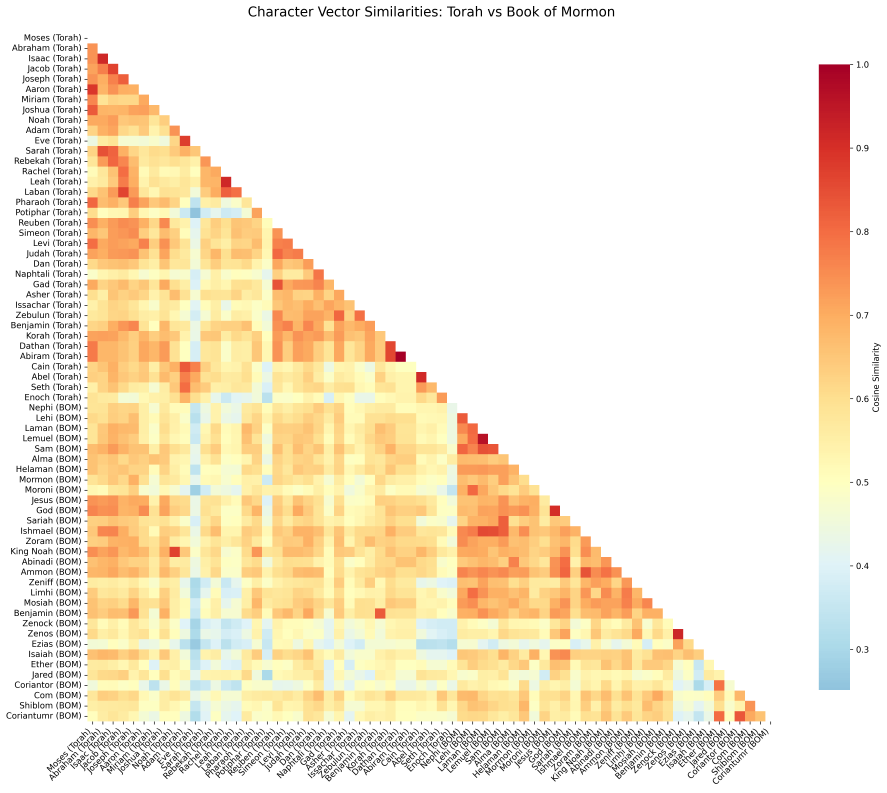
#> input picture character_similarity_heatmap.png, 4434 x 3963 px (shown at 1/5 size)
$ python -i mathematical_stylometric_profiler.py   (imports and definitions only)
#> lines starting #> are read from the running program, lines starting #| are printed output that depends on the picture
#!/usr/bin/env python3
"""
Mathematical Stylometric Profiler for Documentary Hypothesis Sources

This script creates purely mathematical profiles for each Documentary Hypothesis source (J, E, P, R)
based on word frequency distributions, n-gram patterns, and statistical measures of language usage.

Key Features:
- Word frequency analysis (unigrams, bigrams, trigrams)
- Function word signatures
- Syntactic pattern analysis
- Mathematical distance metrics (KL divergence, JS distance, cosine similarity)
- Comparison of BOM authors using statistical similarity

Mathematical Approach:
- No semantic embeddings (pure statistics)
- Reproducible quantitative measurements
- Stylometric fingerprinting
"""

import numpy as np
import pandas as pd
from typing import Dict, List, Optional, Tuple, Any, Counter as CounterType
from qdrant_client import QdrantClient
from qdrant_client.models import Filter, FieldCondition, MatchValue
from collections import Counter, defaultdict
import matplotlib.pyplot as plt
import seaborn as sns
from tqdm import tqdm
import os
import re
import json
from pathlib import Path
from math import log, sqrt
from itertools import islice

# KJV-specific function words (most common in biblical text)
KJV_FUNCTION_WORDS = [
    'the', 'and', 'of', 'to', 'in', 'that', 'it', 'with', 'as', 'he', 'was', 'for',
    'on', 'are', 'by', 'had', 'you', 'not', 'be', 'his', 'they', 'this', 'have',
    'from', 'or', 'one', 'all', 'will', 'there', 'said', 'who', 'each', 'which',
    'their', 'time', 'if', 'them', 'no', 'so', 'when', 'what', 'out', 'up',
    'then', 'made', 'about', 'did', 'these', 'would', 'her', 'can', 'only',
    'some', 'could', 'other', 'into', 'than', 'were', 'now', 'him', 'people'
]

# KJV archaic/specific words
KJV_ARCHAIC_WORDS = [
    'thou', 'thee', 'thy', 'thine', 'thou', 'doth', 'hast', 'hath', 'shalt',
    'wilt', 'art', 'wert', 'behold', 'lo', 'unto', 'hither', 'thither',
    'whither', 'hence', 'thence', 'whence', 'wherefore', 'therefore',
    'nevertheless', 'moreover', 'furthermore', 'likewise', 'also'
]

# Punctuation marks to analyze
PUNCTUATION_MARKS = '.,;:!?()[]{}"\'—–'

class MathematicalStylometricProfiler:
    """Create mathematical profiles for sources using statistical analysis."""

    def __init__(self, qdrant_url: str = "http://localhost:6333", collection_name: str = "kjv_sources"):
        self.qdrant_url = qdrant_url
        self.collection_name = collection_name
        self.client = QdrantClient(url=qdrant_url)

        # Create results directory
        self.results_dir = Path("mathematical_stylometric_results")
        self.results_dir.mkdir(exist_ok=True)

        # Initialize profiles
        self.source_profiles = {}
        self.source_texts = {}

    # [568 lines left out: functions preprocess_text, extract_source_texts, create_word_frequency_profile, create_ngram_profile, create_syntactic_profile, create_source_profile and 10 more, not called in this run]


# [2 lines not run here, left out]

>>> import cv2
>>> picture = cv2.imread('character_similarity_heatmap.png', cv2.IMREAD_GRAYSCALE)
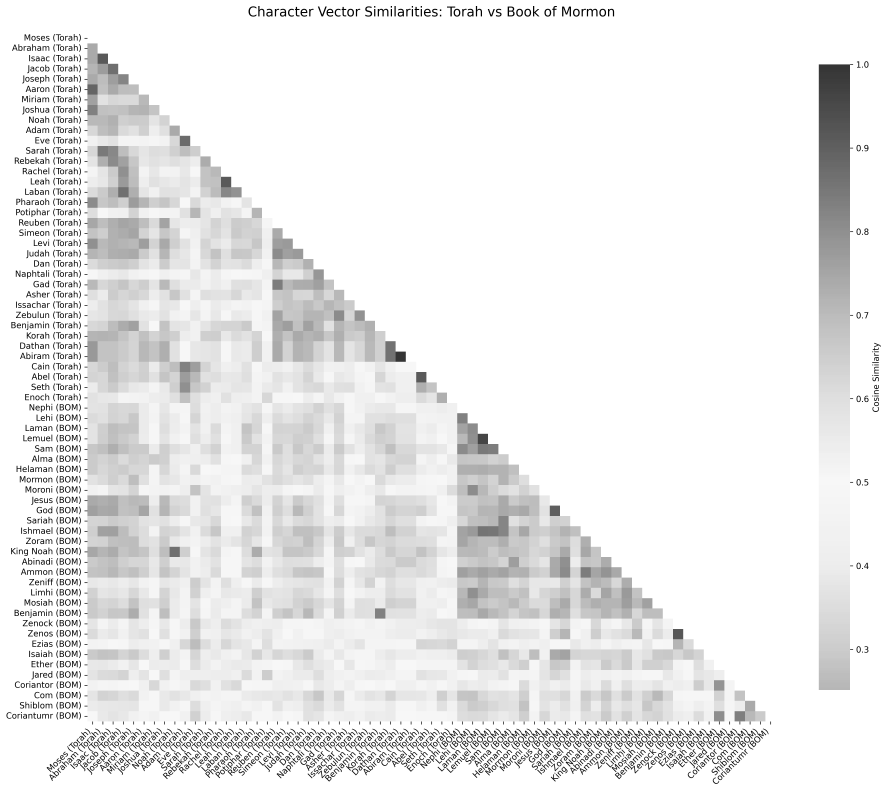
#> picture: shape (3963, 4434) (shown at 1/5 size); min 0, max 255, mean 235.4
>>> result = MathematicalStylometricProfiler().create_source_profile(picture)
#> (the run stopped early here; a loop or call above may not have finished)

$ run again, on semantic_categories_heatmap.png
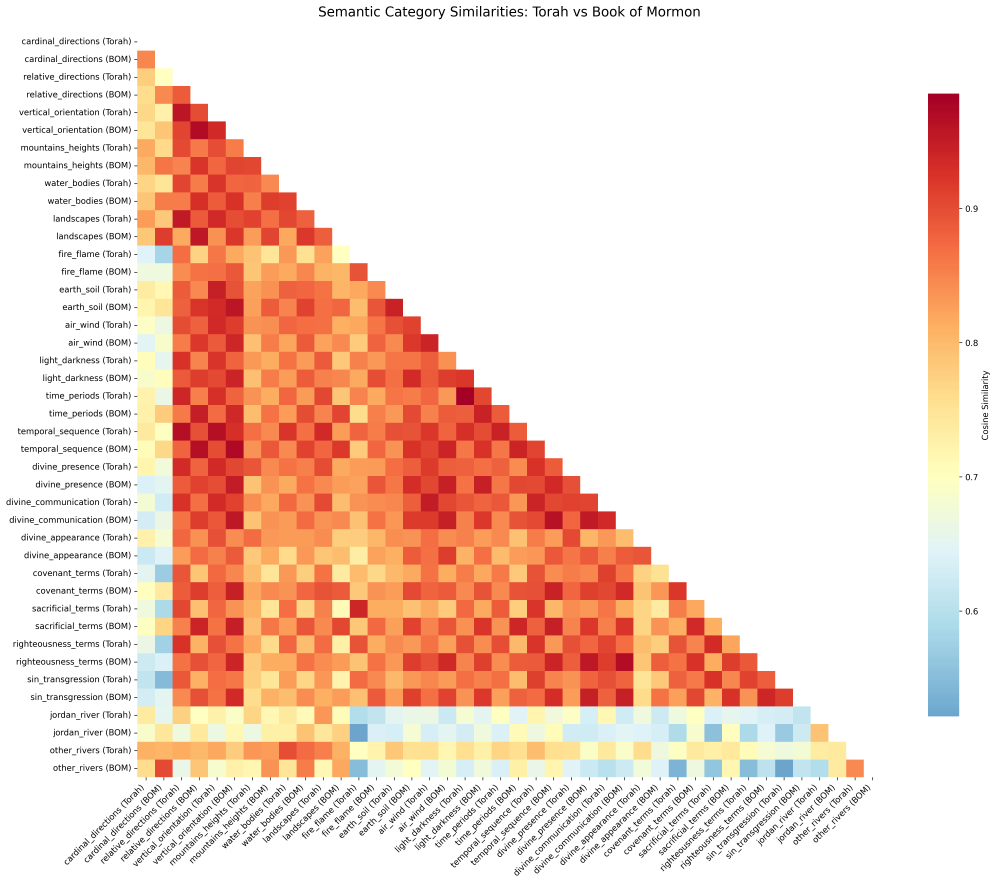
#> input picture semantic_categories_heatmap.png, 4980 x 4419 px (shown at 1/5 size)
#> `picture = cv2.imread('character_similarity_heatmap.png', cv2.IMREAD_GR..`:
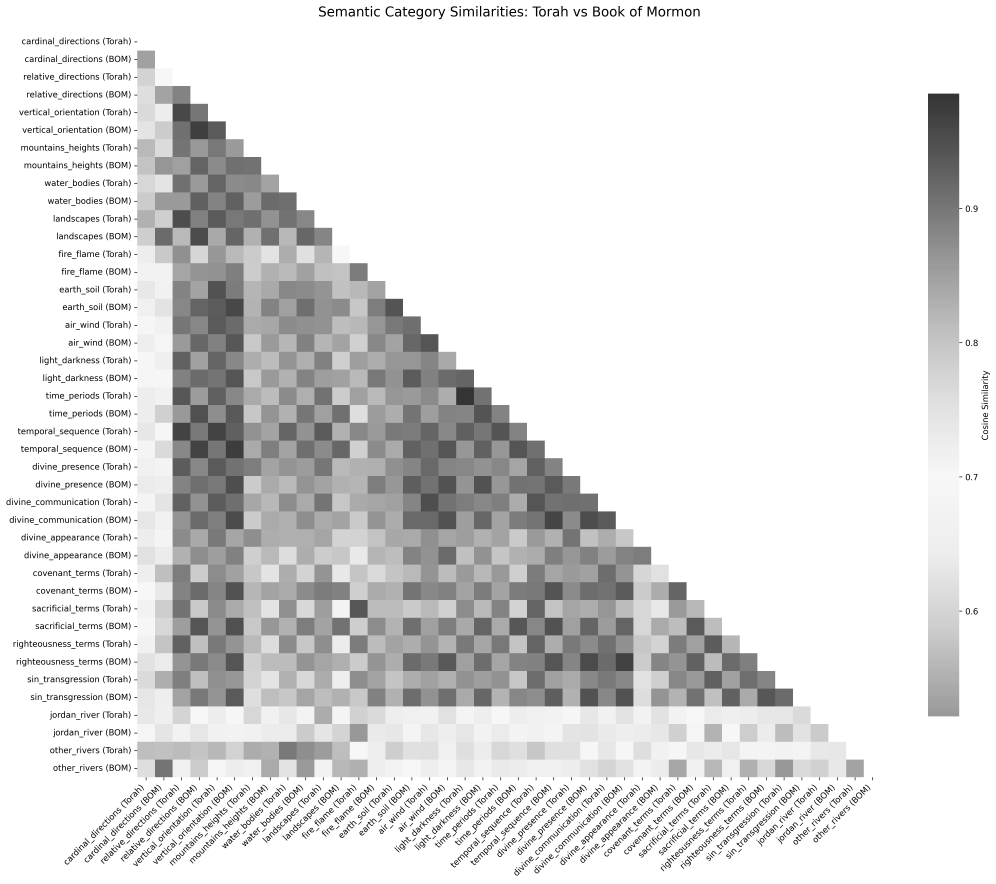
#> picture: shape (4419, 4980) (shown at 1/5 size); min 0, max 255, mean 221.9
